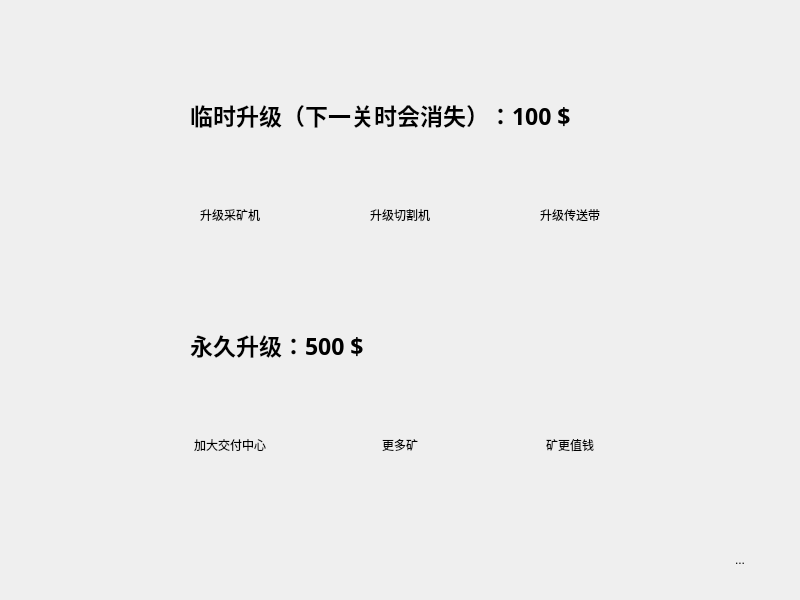
<?xml version="1.0" encoding="UTF-8"?>
<ui version="4.0">
 <class>ShopMenu</class>
 <widget class="QWidget" name="ShopMenu">
  <property name="geometry">
   <rect>
    <x>0</x>
    <y>0</y>
    <width>800</width>
    <height>600</height>
   </rect>
  </property>
  <property name="windowTitle">
   <string>Form</string>
  </property>
  <widget class="QToolButton" name="continue_btn">
   <property name="geometry">
    <rect>
     <x>710</x>
     <y>530</y>
     <width>60</width>
     <height>60</height>
    </rect>
   </property>
   <property name="text">
    <string>...</string>
   </property>
   <property name="icon">
    <iconset resource="res.qrc">
     <normaloff>:/res/continue.png</normaloff>:/res/continue.png</iconset>
   </property>
   <property name="iconSize">
    <size>
     <width>55</width>
     <height>55</height>
    </size>
   </property>
   <property name="autoRaise">
    <bool>true</bool>
   </property>
  </widget>
  <widget class="QToolButton" name="increase_ore_value_btn">
   <property name="geometry">
    <rect>
     <x>530</x>
     <y>400</y>
     <width>80</width>
     <height>90</height>
    </rect>
   </property>
   <property name="minimumSize">
    <size>
     <width>80</width>
     <height>90</height>
    </size>
   </property>
   <property name="maximumSize">
    <size>
     <width>80</width>
     <height>90</height>
    </size>
   </property>
   <property name="font">
    <font>
     <family>0xProto Nerd Font Mono</family>
    </font>
   </property>
   <property name="autoFillBackground">
    <bool>false</bool>
   </property>
   <property name="text">
    <string>矿更值钱</string>
   </property>
   <property name="icon">
    <iconset resource="res.qrc">
     <normaloff>:/res/increase_item_value.png</normaloff>:/res/increase_item_value.png</iconset>
   </property>
   <property name="iconSize">
    <size>
     <width>70</width>
     <height>70</height>
    </size>
   </property>
   <property name="checkable">
    <bool>false</bool>
   </property>
   <property name="toolButtonStyle">
    <enum>Qt::ToolButtonTextUnderIcon</enum>
   </property>
   <property name="autoRaise">
    <bool>true</bool>
   </property>
  </widget>
  <widget class="QLabel" name="label_2">
   <property name="geometry">
    <rect>
     <x>190</x>
     <y>290</y>
     <width>187</width>
     <height>110</height>
    </rect>
   </property>
   <property name="font">
    <font>
     <family>0xProto Nerd Font Mono</family>
     <pointsize>17</pointsize>
     <bold>true</bold>
    </font>
   </property>
   <property name="text">
    <string>永久升级：500 $</string>
   </property>
  </widget>
  <widget class="QToolButton" name="increase_ore_num_btn">
   <property name="geometry">
    <rect>
     <x>360</x>
     <y>400</y>
     <width>80</width>
     <height>90</height>
    </rect>
   </property>
   <property name="minimumSize">
    <size>
     <width>80</width>
     <height>90</height>
    </size>
   </property>
   <property name="maximumSize">
    <size>
     <width>80</width>
     <height>90</height>
    </size>
   </property>
   <property name="font">
    <font>
     <family>0xProto Nerd Font Mono</family>
    </font>
   </property>
   <property name="autoFillBackground">
    <bool>false</bool>
   </property>
   <property name="text">
    <string>更多矿</string>
   </property>
   <property name="icon">
    <iconset resource="res.qrc">
     <normaloff>:/res/increase_mine.png</normaloff>:/res/increase_mine.png</iconset>
   </property>
   <property name="iconSize">
    <size>
     <width>70</width>
     <height>70</height>
    </size>
   </property>
   <property name="checkable">
    <bool>false</bool>
   </property>
   <property name="toolButtonStyle">
    <enum>Qt::ToolButtonTextUnderIcon</enum>
   </property>
   <property name="autoRaise">
    <bool>true</bool>
   </property>
  </widget>
  <widget class="QToolButton" name="belt_upgrade_btn">
   <property name="geometry">
    <rect>
     <x>530</x>
     <y>170</y>
     <width>80</width>
     <height>90</height>
    </rect>
   </property>
   <property name="minimumSize">
    <size>
     <width>80</width>
     <height>90</height>
    </size>
   </property>
   <property name="maximumSize">
    <size>
     <width>80</width>
     <height>90</height>
    </size>
   </property>
   <property name="font">
    <font>
     <family>0xProto Nerd Font Mono</family>
    </font>
   </property>
   <property name="autoFillBackground">
    <bool>false</bool>
   </property>
   <property name="text">
    <string>升级传送带</string>
   </property>
   <property name="icon">
    <iconset resource="res.qrc">
     <normaloff>:/res/belt_button.png</normaloff>:/res/belt_button.png</iconset>
   </property>
   <property name="iconSize">
    <size>
     <width>70</width>
     <height>70</height>
    </size>
   </property>
   <property name="checkable">
    <bool>false</bool>
   </property>
   <property name="toolButtonStyle">
    <enum>Qt::ToolButtonTextUnderIcon</enum>
   </property>
   <property name="autoRaise">
    <bool>true</bool>
   </property>
  </widget>
  <widget class="QToolButton" name="miner_upgrade_btn">
   <property name="geometry">
    <rect>
     <x>190</x>
     <y>170</y>
     <width>80</width>
     <height>90</height>
    </rect>
   </property>
   <property name="minimumSize">
    <size>
     <width>80</width>
     <height>90</height>
    </size>
   </property>
   <property name="maximumSize">
    <size>
     <width>80</width>
     <height>90</height>
    </size>
   </property>
   <property name="font">
    <font>
     <family>0xProto Nerd Font Mono</family>
    </font>
   </property>
   <property name="autoFillBackground">
    <bool>false</bool>
   </property>
   <property name="text">
    <string>升级采矿机</string>
   </property>
   <property name="icon">
    <iconset resource="res.qrc">
     <normaloff>:/res/miner_button.png</normaloff>:/res/miner_button.png</iconset>
   </property>
   <property name="iconSize">
    <size>
     <width>70</width>
     <height>70</height>
    </size>
   </property>
   <property name="checkable">
    <bool>false</bool>
   </property>
   <property name="toolButtonStyle">
    <enum>Qt::ToolButtonTextUnderIcon</enum>
   </property>
   <property name="autoRaise">
    <bool>true</bool>
   </property>
  </widget>
  <widget class="QToolButton" name="cutter_upgrade_btn">
   <property name="geometry">
    <rect>
     <x>360</x>
     <y>170</y>
     <width>80</width>
     <height>90</height>
    </rect>
   </property>
   <property name="minimumSize">
    <size>
     <width>80</width>
     <height>90</height>
    </size>
   </property>
   <property name="maximumSize">
    <size>
     <width>80</width>
     <height>90</height>
    </size>
   </property>
   <property name="font">
    <font>
     <family>0xProto Nerd Font Mono</family>
    </font>
   </property>
   <property name="autoFillBackground">
    <bool>false</bool>
   </property>
   <property name="text">
    <string>升级切割机</string>
   </property>
   <property name="icon">
    <iconset resource="res.qrc">
     <normaloff>:/res/cutter_button.png</normaloff>:/res/cutter_button.png</iconset>
   </property>
   <property name="iconSize">
    <size>
     <width>70</width>
     <height>70</height>
    </size>
   </property>
   <property name="checkable">
    <bool>false</bool>
   </property>
   <property name="toolButtonStyle">
    <enum>Qt::ToolButtonTextUnderIcon</enum>
   </property>
   <property name="autoRaise">
    <bool>true</bool>
   </property>
  </widget>
  <widget class="QToolButton" name="hub_upgrade_btn">
   <property name="geometry">
    <rect>
     <x>190</x>
     <y>400</y>
     <width>80</width>
     <height>90</height>
    </rect>
   </property>
   <property name="minimumSize">
    <size>
     <width>80</width>
     <height>90</height>
    </size>
   </property>
   <property name="maximumSize">
    <size>
     <width>80</width>
     <height>90</height>
    </size>
   </property>
   <property name="font">
    <font>
     <family>0xProto Nerd Font Mono</family>
    </font>
   </property>
   <property name="autoFillBackground">
    <bool>false</bool>
   </property>
   <property name="text">
    <string>加大交付中心</string>
   </property>
   <property name="icon">
    <iconset resource="res.qrc">
     <normaloff>:/res/hub_big.png</normaloff>:/res/hub_big.png</iconset>
   </property>
   <property name="iconSize">
    <size>
     <width>70</width>
     <height>70</height>
    </size>
   </property>
   <property name="checkable">
    <bool>false</bool>
   </property>
   <property name="toolButtonStyle">
    <enum>Qt::ToolButtonTextUnderIcon</enum>
   </property>
   <property name="autoRaise">
    <bool>true</bool>
   </property>
  </widget>
  <widget class="QLabel" name="label">
   <property name="geometry">
    <rect>
     <x>190</x>
     <y>60</y>
     <width>468</width>
     <height>110</height>
    </rect>
   </property>
   <property name="minimumSize">
    <size>
     <width>450</width>
     <height>0</height>
    </size>
   </property>
   <property name="font">
    <font>
     <family>0xProto Nerd Font Mono</family>
     <pointsize>17</pointsize>
     <bold>true</bold>
    </font>
   </property>
   <property name="text">
    <string>临时升级（下一关时会消失）：100 $</string>
   </property>
  </widget>
  <widget class="QLabel" name="coin_count_label">
   <property name="geometry">
    <rect>
     <x>1</x>
     <y>1</y>
     <width>150</width>
     <height>39</height>
    </rect>
   </property>
   <property name="font">
    <font>
     <family>0xProto Nerd Font Mono</family>
     <pointsize>12</pointsize>
    </font>
   </property>
   <property name="text">
    <string/>
   </property>
  </widget>
 </widget>
 <resources>
  <include location="res.qrc"/>
 </resources>
 <connections/>
</ui>
